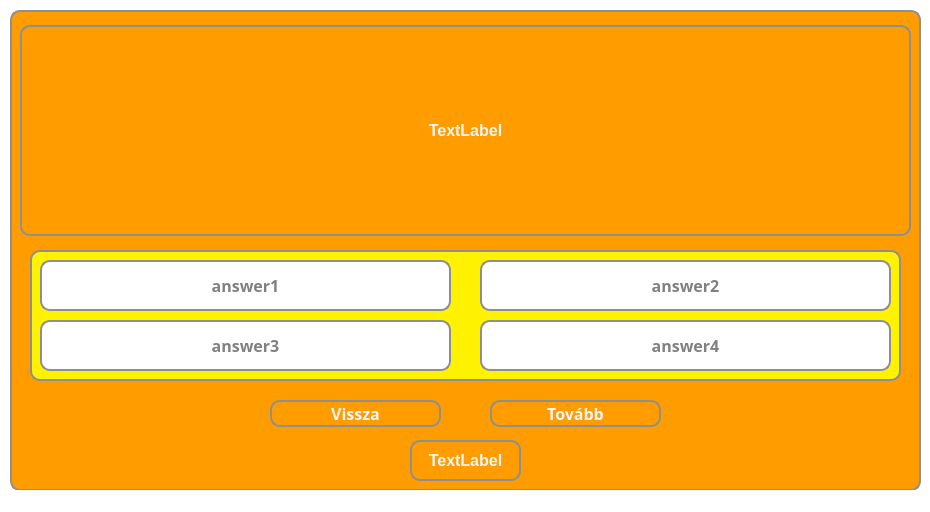
<?xml version="1.0" encoding="UTF-8"?>
<ui version="4.0">
 <class>learningGame</class>
 <widget class="QMainWindow" name="learningGame">
  <property name="geometry">
   <rect>
    <x>0</x>
    <y>0</y>
    <width>930</width>
    <height>512</height>
   </rect>
  </property>
  <property name="windowTitle">
   <string>Kvíz</string>
  </property>
  <property name="styleSheet">
   <string notr="true">* {
	background-color: white;
}</string>
  </property>
  <widget class="QWidget" name="centralwidget">
   <widget class="QWidget" name="widget" native="true">
    <property name="geometry">
     <rect>
      <x>10</x>
      <y>10</y>
      <width>911</width>
      <height>481</height>
     </rect>
    </property>
    <property name="styleSheet">
     <string notr="true">* {
	background-color: #FF9C00;
    border: 2px solid #8f8f91;
    border-radius: 10px;
    color: white;
    font-size: 16px;
    font-weight: bold;
}</string>
    </property>
    <widget class="QWidget" name="widget_2" native="true">
     <property name="geometry">
      <rect>
       <x>20</x>
       <y>240</y>
       <width>871</width>
       <height>131</height>
      </rect>
     </property>
     <property name="styleSheet">
      <string notr="true">* {
	background-color: #FFF200;
	border: 2px solid #8f8f91;
	border-radius: 10px;
	color: white;
	font-size: 16px;
	font-weight: bold;
}</string>
     </property>
     <widget class="QPushButton" name="answer2Button">
      <property name="geometry">
       <rect>
        <x>450</x>
        <y>10</y>
        <width>411</width>
        <height>51</height>
       </rect>
      </property>
      <property name="font">
       <font>
        <family>Corbel</family>
        <pointsize>-1</pointsize>
        <bold>true</bold>
       </font>
      </property>
      <property name="styleSheet">
       <string notr="true">* {
	background-color: white;
	color: grey;
}

*:hover {
	background-color: #FF9C00;
	color: whitesmoke;
}</string>
      </property>
      <property name="text">
       <string>answer2</string>
      </property>
      <property name="checkable">
       <bool>true</bool>
      </property>
     </widget>
     <widget class="QPushButton" name="answer1Button">
      <property name="geometry">
       <rect>
        <x>10</x>
        <y>10</y>
        <width>411</width>
        <height>51</height>
       </rect>
      </property>
      <property name="font">
       <font>
        <family>Corbel</family>
        <pointsize>-1</pointsize>
        <bold>true</bold>
       </font>
      </property>
      <property name="styleSheet">
       <string notr="true">* {
	background-color: white;
	color: grey;
}

*:hover {
	background-color: #FF9C00;
	color: whitesmoke;
}</string>
      </property>
      <property name="text">
       <string>answer1</string>
      </property>
      <property name="checkable">
       <bool>true</bool>
      </property>
     </widget>
     <widget class="QPushButton" name="answer3Button">
      <property name="geometry">
       <rect>
        <x>10</x>
        <y>70</y>
        <width>411</width>
        <height>51</height>
       </rect>
      </property>
      <property name="font">
       <font>
        <family>Corbel</family>
        <pointsize>-1</pointsize>
        <bold>true</bold>
       </font>
      </property>
      <property name="styleSheet">
       <string notr="true">* {
	background-color: white;
	color: grey;
}

*:hover {
	background-color: #FF9C00;
	color: whitesmoke;
}</string>
      </property>
      <property name="text">
       <string>answer3</string>
      </property>
      <property name="checkable">
       <bool>true</bool>
      </property>
     </widget>
     <widget class="QPushButton" name="answer4Button">
      <property name="geometry">
       <rect>
        <x>450</x>
        <y>70</y>
        <width>411</width>
        <height>51</height>
       </rect>
      </property>
      <property name="font">
       <font>
        <family>Corbel</family>
        <pointsize>-1</pointsize>
        <bold>true</bold>
       </font>
      </property>
      <property name="styleSheet">
       <string notr="true">* {
	background-color: white;
	color: grey;
}

*:hover {
	background-color: #FF9C00;
	color: whitesmoke;
}</string>
      </property>
      <property name="text">
       <string>answer4</string>
      </property>
      <property name="checkable">
       <bool>true</bool>
      </property>
     </widget>
    </widget>
    <widget class="QPushButton" name="backButton">
     <property name="geometry">
      <rect>
       <x>260</x>
       <y>390</y>
       <width>171</width>
       <height>27</height>
      </rect>
     </property>
     <property name="font">
      <font>
       <family>Corbel</family>
       <pointsize>-1</pointsize>
       <bold>true</bold>
      </font>
     </property>
     <property name="styleSheet">
      <string notr="true">* {
	background-color: #FF9C00;
	color: whitesmoke;
}

*:hover {
	background-color: #FFF200;
	color: #8f8f91;
}</string>
     </property>
     <property name="text">
      <string>Vissza</string>
     </property>
    </widget>
    <widget class="QPushButton" name="nextButton">
     <property name="geometry">
      <rect>
       <x>480</x>
       <y>390</y>
       <width>171</width>
       <height>27</height>
      </rect>
     </property>
     <property name="font">
      <font>
       <family>Corbel</family>
       <pointsize>-1</pointsize>
       <bold>true</bold>
      </font>
     </property>
     <property name="styleSheet">
      <string notr="true">* {
	background-color: #FF9C00;
	color: whitesmoke;
}

*:hover {
	background-color: #FFF200;
	color: #8f8f91;
}</string>
     </property>
     <property name="text">
      <string>Tovább</string>
     </property>
    </widget>
    <widget class="QLabel" name="questionField">
     <property name="geometry">
      <rect>
       <x>10</x>
       <y>15</y>
       <width>891</width>
       <height>211</height>
      </rect>
     </property>
     <property name="styleSheet">
      <string notr="true">* {
	color: whitesmoke;
}</string>
     </property>
     <property name="text">
      <string>TextLabel</string>
     </property>
     <property name="alignment">
      <set>Qt::AlignCenter</set>
     </property>
    </widget>
    <widget class="QLabel" name="timerLabel">
     <property name="geometry">
      <rect>
       <x>400</x>
       <y>430</y>
       <width>111</width>
       <height>41</height>
      </rect>
     </property>
     <property name="styleSheet">
      <string notr="true">* {
	    color: whitesmoke;
}</string>
     </property>
     <property name="text">
      <string>TextLabel</string>
     </property>
     <property name="alignment">
      <set>Qt::AlignCenter</set>
     </property>
    </widget>
   </widget>
  </widget>
  <widget class="QStatusBar" name="statusbar"/>
 </widget>
 <resources/>
 <connections/>
</ui>
